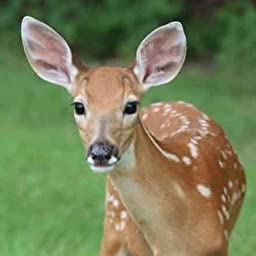
#> input picture Lab2/animal.jpg, 256 x 256 px
$ jupyter execute --allow-errors Lab2.ipynb
#> lines starting #> are read from the running program, lines starting #| are printed output that depends on the picture
# Лабораторная работа 2.

## Выполнил

Ткачев Алексей Игоревич

Группа 381806-2

ФИИТ

4 курс

# Подключение нужных библиотек

`matplotlib` - для отображения изображений

`numpy` - для удобной и быстрой работы с многомерными массивами

`cv2` - для открытия изображений и более точной работы с ее пикселями.

[cell 1]
import matplotlib.pyplot as plt
import numpy as np
import cv2

[cell 2]
def out(img):
  plt.imshow(img)

[cell 3]
img = cv2.imread("animal.jpg")
#> img is the input picture: shape (256, 256, 3); mean B, G, R 88.2, 127.8, 118.6
img = cv2.cvtColor(img, cv2.COLOR_BGR2RGB)
out(img)

# Сверточные фильтры

Возьмем количество будущих каналов = 5 (`conv_channels_count = 5`), возьмем синаптическое ядро размером `kernel_width` на `kernel_height` (3x3) - такой можно взять, так как изображение небольшое. Возьмем три числа: длину, высоту и ширину изображения. Затем создадим `offset` смещение для каждого канала и создадим `W` - свертку, 4-х мерный массив - натренированные фильтры, детектирующие определенные свойства объектов на изображениях. Зададим также случайный сдвиг `offset` для каждого полученного канала.

Возьмем нормальное распределение случайных величин, так как оно наиболее распространенное в жизни.

[cell 4]
conv_channels_count = 5
kernel_width = 3
kernel_height = kernel_width
image_width = img.shape[0]
#> image_width = 256
image_height = img.shape[1]
#> image_height = 256
image_channels = img.shape[2]
#> image_channels = 3
offset = np.random.normal(loc=1, scale=1, size=(conv_channels_count))
W = np.random.normal(loc=1, scale=1, size=(conv_channels_count, kernel_width, kernel_height, image_channels))
offset

[cell 5]
W

[cell 6]
W.mean()
#> Out = 1.07

Далее беря каждое из ядер на границах, те пиксели, которые не вошли в ядро (то есть коориднаты пикселей <0, либо > ширины или длины изобарежния, мы их заполним нулями и своего рода "выкенем из рассчетов".

Будем считать свертку по формуле:

$$ ConvRes_{c x y} = \sum_{c=0}^{M-1} \sum_{x=0}^{W-1} \sum_{y=0}^{H-1} \left( offset_{c} + \sum_{r=0}^{R-1} \sum_{s=0}^{S-1} \sum_{k=0}^{K-1} img_{x+r, y+s, k} \cdot W_{c r s} \right)$$

`x, y` - текущие координаты пикселя

`c` - светочный канал

`r, s` - ограничения размеров синаптического ядра

`k` - канал изображения (RGB)

`ConvRes` - наши итоговые 5 сверточных слоев

`offset` - заданное нами случайное смещение

Возьмем функцию `img_clamp`, которая будет не давать выходить за границы картинки. Она вернет `img[x][y][c]`, если оно в пределах интервала размеров изображения, а иначе 0.

Заполним изначально сверточные каналы нулями.

[cell 7]
def img_clamp(x, y, x_min, x_max, y_min, y_max, current_image_channel, img):
  if x < x_min or x > x_max or y > y_max or y < y_min:
    return 0
  else:
    return img[x][y][current_image_channel]

conv_result = np.zeros(shape=(conv_channels_count, image_width, image_height), dtype=np.float32)
conv_result

[cell 8]
conv_result.max(), conv_result.min()
#> Out = (0, 0)

[cell 9]
from time import time


t = time()

#> (the rest of this cell did not finish here and is left out)

[cell 10]
conv_result

Посмотрим общие характеристики полученных чисел всех сверточных каналов:

[cell 11]
conv_result.mean(), conv_result.min(), conv_result.max()
#> Out = (8.44e-06, 0, 2.76)

# Нормализация

Нормализуем полученные значения по формуле :

$$ x_{i j} = deform \cdot \frac{(x_{i j} - \mu_j)}{ \sqrt{\sigma^2_{i j} + ɛ}} + offset $$

$$ \mu_j = \frac{1}{N} \sum_{i} x_{i j} $$

$$ \sigma^2_j = \frac{1}{N} \sum_{i} (x_{i j} - \mu_j) ^ 2$$

Учитываем особенности `python`, нам не обязательно прописывать вручную циклы, достаточно работать напрямую со списками. Операция, примененнная к списку, применяется ко всем его элементам.

Возьмем `esp = 1e-9`, чтобы избежать ошибки деления на ноль.

[cell 12]
def normalize(x, deform=1, offset=0, eps=1e-9):
  for channel in range(x.shape[0]):
    mean = np.mean(x[channel], axis=0)
    variance_in_square = np.var(x[channel], axis=0)
    x[channel] = deform * (x[channel] - mean) / np.sqrt(variance_in_square + eps)
  return x

np.mean(conv_result[0], axis=0)

[cell 13]
np.var(conv_result[0], axis=0)

[cell 14]
norm_conv_result = normalize(conv_result)

[cell 15]
norm_conv_result.min(), norm_conv_result.max(), norm_conv_result.mean()
#> Out = (-0.0626, 15.97, 2.91e-12)

Видим, что нормализация действительно произошла. Теперь все числа в новых небольших пределах, а среднее значение находится примерно по середине этого интервала.

# ReLU - функция активации

Применим функцию активации, которая пропускает только положительные сигналы "синапсов". Данная функция наиболее быстрая из многих функций активации.

На вход мы подаем весь массив, в котором автоматически поканально поэлементно примениться `ReLU`.

[cell 16]
def ReLU(x):
  return np.maximum(0, x, dtype=np.float32)

[cell 17]
relu_norm_conv_result = ReLU(norm_conv_result)
relu_norm_conv_result

[cell 18]
relu_norm_conv_result.mean(), relu_norm_conv_result.min(), relu_norm_conv_result .max(), relu_norm_conv_result .shape
#> Out = (4.87e-05, 0, 15.97, (5, 256, 256))

Подверждаем, что отрицательных значений больше нет. Следовательно, функция отработала.

# Max Pooling

Итак, мы получили на каждом канале выборку определенных признаков очертаний на изображении. Так как признаки уже выявлены, то настолько большой и подробный канал нам больше не нужен. Уменьшим его, сохранив признаки (уплотним), уменьшив в два раза. Для этого применим операцию `max pooling`, которая "сканирует" ядром (2x2) входной канал и берем из ядра максимальное значение. Следовательно, каждые 4 значения предыдущего канала уплотняются в 1.

Воспользуемся срезами `python`, с помощью их попеременно будет брать квадраты (2x2) по `x` и `y`. То есть сначала ядрами (2х2) пройдемся по первым двум строкам, потом по вторым двум, потом про третьим... и так до конца.

[cell 19]
def max_pooling(arr, shape=2):
#> called with arr = array of shape (5, 256, 256), shape = 2
  conv_channel = arr.shape[0]
  pooled_width = arr.shape[1] // shape
  pooled_height = arr.shape[2] // shape
  res = np.empty((conv_channel, pooled_width, pooled_height), dtype=np.float32)
  for channel in range(conv_channel):
      for x in range(pooled_width):
          for y in range(pooled_height):
              res[channel, x, y] = np.max(arr[channel, x * shape : (x + 1) * shape, y * shape : (y + 1) * shape])
  return res

pooled_relu_norm_conv_result  = max_pooling(relu_norm_conv_result )

[cell 20]
relu_norm_conv_result.mean(), relu_norm_conv_result.min(), relu_norm_conv_result.max(), relu_norm_conv_result.shape

[cell 21]
pooled_relu_norm_conv_result.mean(), pooled_relu_norm_conv_result.min(), pooled_relu_norm_conv_result.max(), pooled_relu_norm_conv_result.shape

Видим, что после `max pooling` размеры наших каналов уменьшились в два раза. В этом и был смысл.

# SoftMax - фунция преобразования массива чисел в массив вероятностей

Итак, `softmax` преобразует наши числа в массив вероятностей, то есть их сумма равна единице, и сами они находятся (каждый) на интервале от 0 до 1.

[cell 22]
def soft_max(x):
  for channel in range(conv_channels_count):
    x[channel] = np.exp(x[channel]) / sum(np.exp(x[channel]))
  return x

[cell 23]
softmax_pooled_relu_norm_conv_result = soft_max(pooled_relu_norm_conv_result)
softmax_pooled_relu_norm_conv_result.shape, softmax_pooled_relu_norm_conv_result.min(), softmax_pooled_relu_norm_conv_result.max()
softmax_pooled_relu_norm_conv_result

[cell 24]
out(softmax_pooled_relu_norm_conv_result[0])
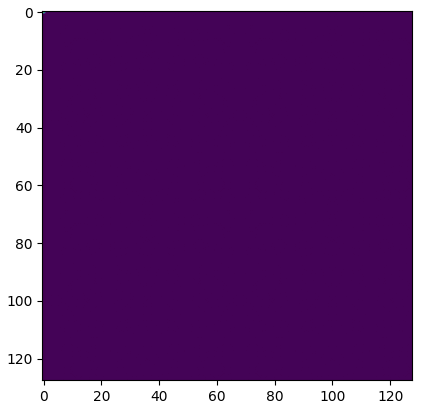
#> figure drawn by matplotlib, 1 panel

[cell 25]
out(softmax_pooled_relu_norm_conv_result[1])
